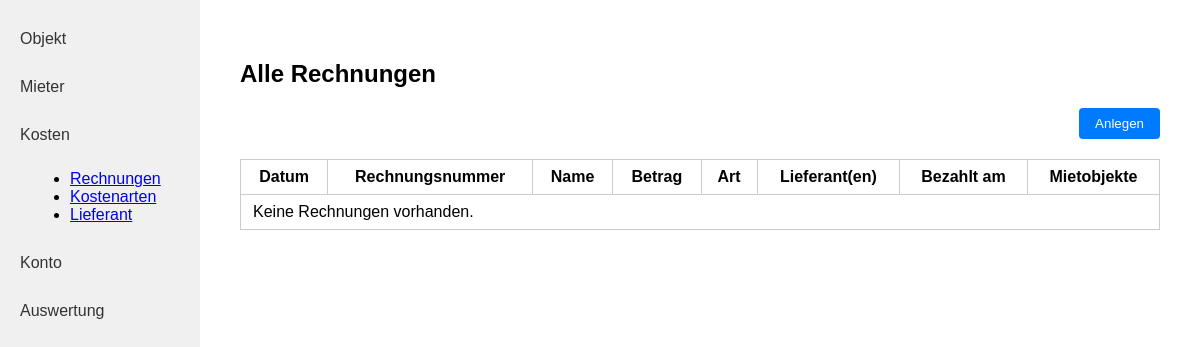
/rechnungen/, run on an earlier commit of the app's database.
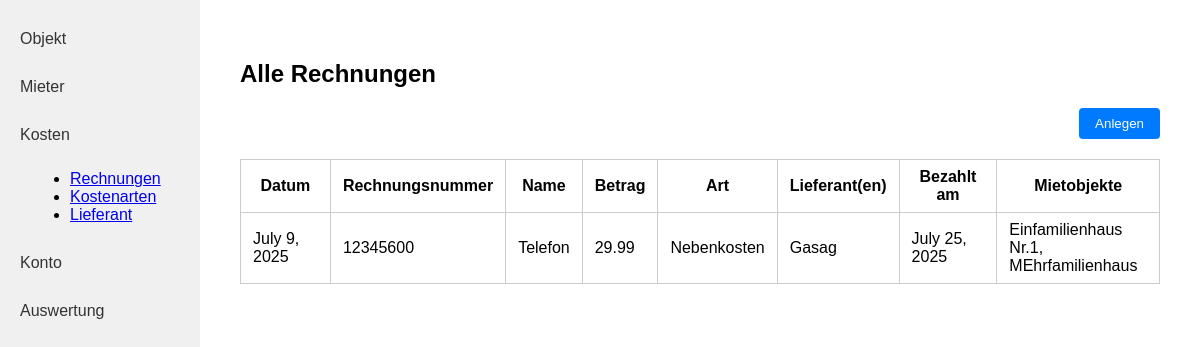
And on a later commit of the database.
### kostenpruefung_mietobjekte_app/models.py (models this page shows, shortened)
class Rechnung(models.Model):
    created_by = models.ForeignKey(User, on_delete=models.CASCADE, related_name="rechnungen_created", null=True, blank=True)
    datum = models.DateField()
    rechnungsnummer = models.CharField(max_length=255)
    name = models.CharField(max_length=255) # Descriptive name to identify the payment
    betrag = models.DecimalField(max_digits=10, decimal_places=2)
    art = models.ForeignKey('Rechnungsart', on_delete=models.PROTECT)
    lieferant = models.ManyToManyField('Lieferant')
    bezahlt_am = models.DateField()
    mietobjekte = models.ManyToManyField('Mietobjekt') # What is the idea of the Percentage? Is the idea all the apartments of a tenant are listed? Confusing?

class Rechnungsart(models.Model):
    created_by = models.ForeignKey(User, on_delete=models.CASCADE, related_name="rechnungsarten_created", null=True, blank=True)
    name = models.CharField(max_length=255)
    def __str__(self):
        return self.name

class Lieferant(models.Model):
    created_by = models.ForeignKey(User, on_delete=models.CASCADE, related_name="lieferanten_created", null=True, blank=True)
    firmenname = models.CharField(max_length=255)
    vorname = models.CharField(max_length=255)
    nachname = models.CharField(max_length=255)
    strasse = models.CharField(max_length=255)
    hausnummer = models.CharField(max_length=10)
    plz = models.CharField(max_length=10) # 2 - 10 characters (numbers and letters)
    ort = models.CharField(max_length=100)
    land = models.CharField(max_length=100)
    e_mail = models.EmailField()
    telefon = models.CharField(max_length=100)

class Mietobjekt(models.Model):
    created_by = models.ForeignKey(User, on_delete=models.CASCADE, related_name="mietobjekte_created", null=True, blank=True)
    name = models.CharField(max_length=255)
    strasse_hausnummer = models.CharField(max_length=255)
    plz = models.CharField(max_length=10) # 2 - 10 characters (numbers and letters)
    ort = models.CharField(max_length=100)
    land = models.CharField(max_length=100)
    kaufdatum = models.DateField()
    kaufpreis = models.DecimalField(max_digits=10, decimal_places=2)
    darlehen = models.DecimalField(max_digits=10, decimal_places=2)
    grundschuld = models.DecimalField(max_digits=10, decimal_places=2)
    FARBE_CHOICES = [
        ('rot', 'Rot'),
        ('blau', 'Blau'),
        ('gruen', 'Grün'),
        ('gelb', 'Gelb'),
        ('schwarz', 'Schwarz'),
    ]
    farbe = models.CharField(max_length=20, choices=FARBE_CHOICES)

### kostenpruefung_mietobjekte_app/views.py (the view)
# urls.py: path('rechnungen/', rechnungen, name='rechnungen'),
def rechnungen(request):
    rechnungen = Rechnung.objects.all()
    return render(request, 'kostenpruefung_mietobjekte_app/rechnungen.html', {'rechnungen': rechnungen})

### kostenpruefung_mietobjekte_app/templates/kostenpruefung_mietobjekte_app/rechnungen.html (shortened to what this page needs)
{% load static %}
<!DOCTYPE html>
<html lang="de">
<head>
    <link rel="stylesheet" href="{% static 'kostenpruefung_mietobjekte_app/style.css' %}">
</head>
<body>
<div class="flex-container">
    <nav class="sidebar">
        <a class="sidebar-link" href="{% url 'objekt_index' %}">Objekt</a>
        <a class="sidebar-link" href="{% url 'mieter' %}">Mieter</a>
        <a class="sidebar-link" href="#">Kosten</a>
        <ul style="list-style-type: disc; margin-left: 30px; margin-bottom: 20px;">
            <li><a href="{% url 'rechnungen' %}">Rechnungen</a></li>
            <li><a href="{% url 'kostenarten' %}">Kostenarten</a></li>
            <li><a href="{% url 'lieferanten' %}">Lieferant</a></li>
        </ul>
        <a class="sidebar-link" href="#">Konto</a>
        <a class="sidebar-link" href="#">Auswertung</a>
    </nav>
    <div class="main-content">
        <h2>Alle Rechnungen</h2>
                <form action="{% url 'rechnung_create' %}" method="get" style="margin-bottom: 16px;">
            <button class="action-btn" type="submit">Anlegen</button>
        </form>
        <table class="object-table">
            <tr>
                <th>Datum</th>
                <th>Rechnungsnummer</th>
                <th>Name</th>
                <th>Betrag</th>
                <th>Art</th>
                <th>Lieferant(en)</th>
                <th>Bezahlt am</th>
                <th>Mietobjekte</th>
            </tr>
            {% for r in rechnungen %}
            <tr>
                <td>{{ r.datum }}</td>
                <td>{{ r.rechnungsnummer }}</td>
                <td>{{ r.name }}</td>
                <td>{{ r.betrag }}</td>
                <td>{{ r.art }}</td>
                <td>
                    {% for l in r.lieferant.all %}
                        {{ l.firmenname }}{% if not forloop.last %},<br>{% endif %}
                    {% endfor %}
                </td>
                <td>{{ r.bezahlt_am }}</td>
                <td>
                    {% for o in r.mietobjekte.all %}
                        {{ o.name }}{% if not forloop.last %},<br>{% endif %}
                    {% endfor %}
                </td>
            </tr>
            {% empty %}
            <tr>
                <td colspan="8">Keine Rechnungen vorhanden.</td>
            </tr>
            {% endfor %}
        </table>
    </div>
</div>
</body>
</html>

What changed in the data, as far as the page shows it:
added Rechnung: datum "July 9, 2025", rechnungsnummer "12345600", name "Telefon", betrag "29.99", art "Nebenkosten", bezahlt_am "July 25, 2025"
added Lieferant: firmenname "Gasag"
now on this page (row unchanged): Mietobjekt: name "Einfamilienhaus Nr.1"
now on this page (row unchanged): Mietobjekt: name "MEhrfamilienhaus"
Also different on the page:
text no longer shown: "Keine Rechnungen vorhanden."
